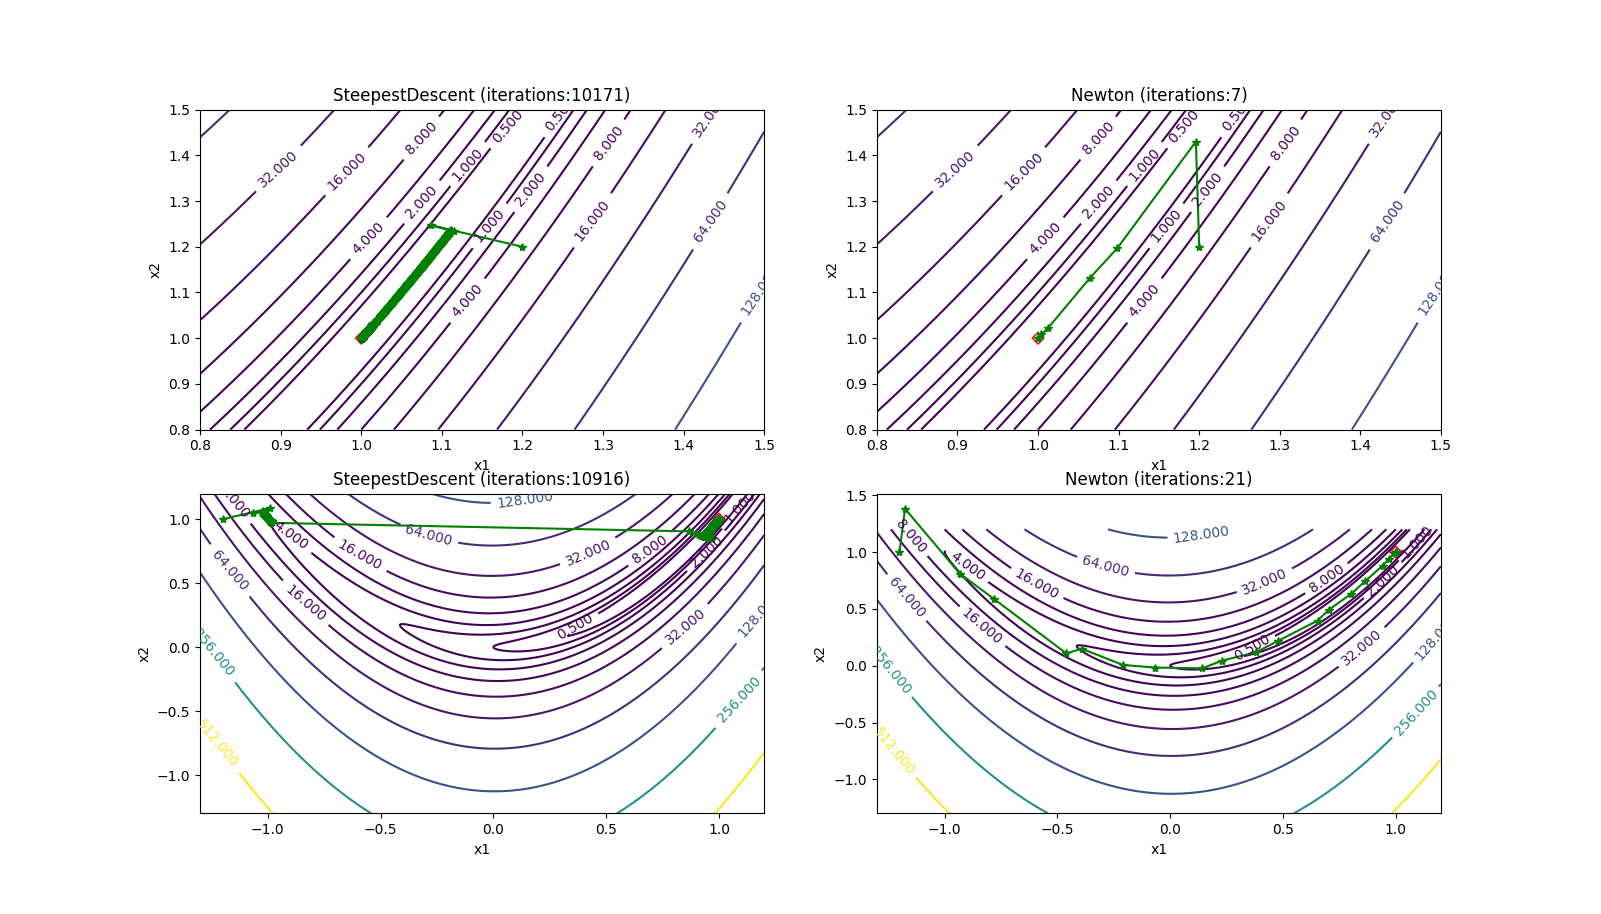

The script that drew this image:
import numpy as np
from math import log
import matplotlib.pyplot as plt

from draw import draw_trajectory

def func(x):
    return 100*(x[1]-x[0]**2)**2 + (1-x[0])**2

def gradient(x):
    return np.array([-400*x[0]*(x[1]-x[0]**2) + 2*x[0] - 2,
                     200*(x[1]-x[0]**2)])

def hessian(x):
    return np.array([
            [
                1200*x[0]**2 - 400*x[1] + 2,
                -400 * x[0]
            ], [
                -400*x[0],
                200
            ]])

def backtracking_line_search(x, p):
    alpha = 1
    gamma = 0.5
    rho = 1e-4

    g = gradient(x)
    f = func(x)
    # import pdb; pdb.set_trace()
    while func(x+alpha*p) > f + rho*np.dot(g, p)*alpha:
        alpha *= gamma
    return alpha

def newton(x):
    states = [{'x': x, 'y': func(x)}]
    while True:
        g = gradient(x)
        if np.linalg.norm(g) < 1e-5:
            break

        G = hessian(x)
        s = - np.dot(np.linalg.inv(G), g)
        alpha = backtracking_line_search(x, s)
        x += alpha*s

        y = func(x)
        # import pdb; pdb.set_trace()
        if np.isnan(y):
            print('!!! out of domain')
            break
        states.append({'x': tuple(x), 'y': y, 'alpha': alpha})
        print(states[-1])

    return states

def steepest_descent(x):
    states = []

    y = y_prev = func(x)
    while True:
        states.append({
            'x': tuple(x),
            'y': y,
        })
        print(states[-1])

        g = gradient(x)
        p = -g
        G = hessian(x)
        if np.linalg.norm(g) < 1e-5:
            break

        # alpha = - np.dot(p, g) / np.linalg.multi_dot([p, G, p])
        alpha = backtracking_line_search(x, p)
        x += alpha * p
        y_prev = y
        y = func(x)

    return states

if __name__ == '__main__':
    contour_ranges = {
        (1.2, 1.2): ([0.8, 0.8], [1.5, 1.5]),
        (-1.2, 1): ([-1.3,-1.3], [1.2, 1.2])
    }
    contour_levels = [2**i for i in range(-1,10)]

    fig, ax = plt.subplots(2, 2, figsize=(16,8))
    for idx, x in enumerate([(1.2, 1.2), (-1.2, 1)]):
        x_min, x_max = contour_ranges[x]

        states = steepest_descent(x)
        draw_trajectory(*zip(*[i['x'] for i in states]), x_min, x_max, func, ax[idx][0], contour_levels)
        ax[idx][0].set_title('SteepestDescent (iterations:{})'.format(len(states)-1))

        states = newton(x)
        draw_trajectory(*zip(*[i['x'] for i in states]), x_min, x_max, func, ax[idx][1], contour_levels)
        ax[idx][1].set_title('Newton (iterations:{})'.format(len(states)-1))

    plt.show()
